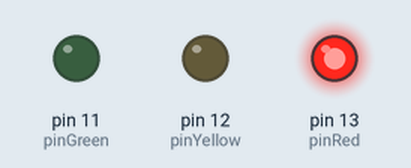
Recording of a sketch running on a simulated Arduino Uno, built with avr-gcc and run on an emulated ATmega328P. Shown: output pins drawn as LEDs (lit = HIGH).

Above: at 1.5 s.
At 3.5 s:
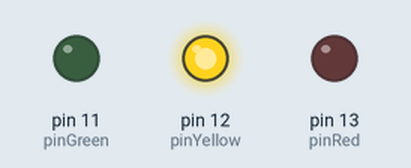
At 5.5 s:
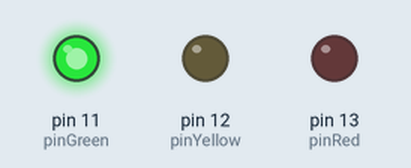
Timing chart, 0 to 9.1 s (numbered marks = the images above):
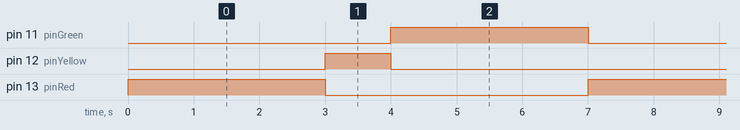

Measured:
- by itself, pin 11 (pinGreen), pin 13 (pinRed): alternates HIGH for 3.0 s and LOW for 4.0 s
- by itself, pin 12 (pinYellow): alternates HIGH for 1.0 s and LOW for 6.0 s
- by itself, everything shown: repeats every 7.0 s, in 4 steps

The sketch:

traffic-light.ino
```cpp
/*
Traffic light project using Arduino
*/

const int pinRed = 13;
const int pinYellow = 12;
const int pinGreen = 11;

const int RED_GREEN_DELAY = 3000;
const int YELLOW_DELAY = 1000;

void setup() {
  pinMode(pinRed, OUTPUT);
  pinMode(pinYellow, OUTPUT);
  pinMode(pinGreen, OUTPUT);
}

void loop() {
  flashPin(pinRed, RED_GREEN_DELAY);
  flashPin(pinYellow, YELLOW_DELAY);
  flashPin(pinGreen, RED_GREEN_DELAY);
}

void flashPin(int pinLight, int timeDelay) {
  digitalWrite(pinLight, HIGH);
  delay(timeDelay);
  digitalWrite(pinLight, LOW);
}
```
